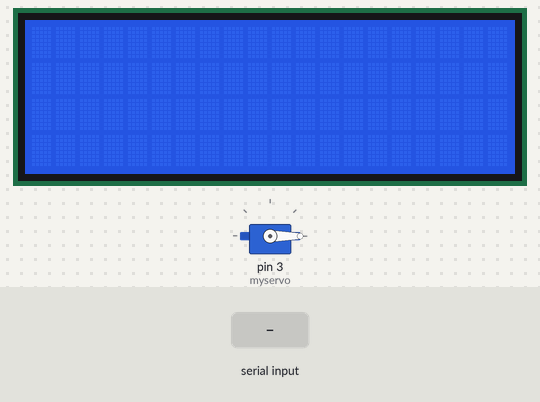
The sketch below on a simulated Arduino Uno, built with avr-gcc and run on an emulated ATmega328P. On the bench: servo, 20×4 character LCD. The test bench sets the inputs (shaded band). What the sketch prints to the serial monitor is not drawn.

Above: at 1.2 s.
1.3 s: "90,45\n" received over Serial
At 2.4 s:
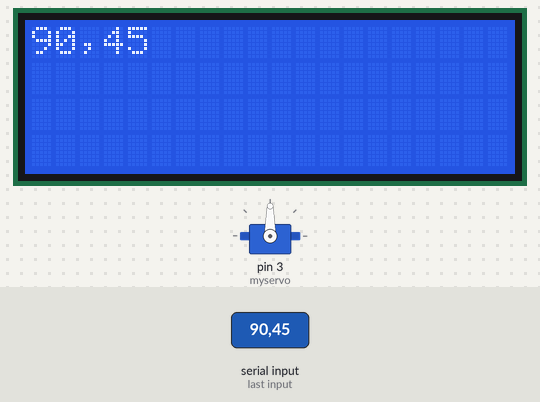
2.8 s: "200\n" received over Serial
At 4.0 s:
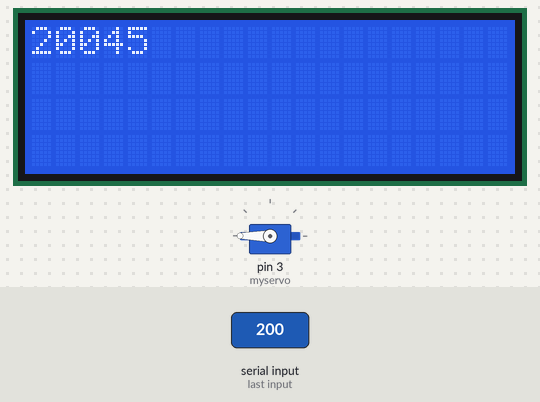
4.3 s: "30,150\n" received over Serial
At 5.5 s:
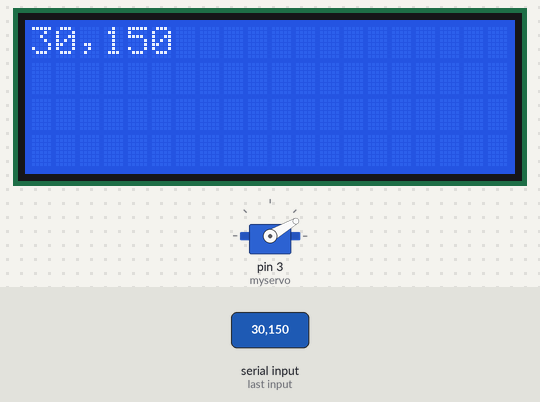
Timing chart, 0 to 7.3 s (numbered marks = the images above; inputs shaded):
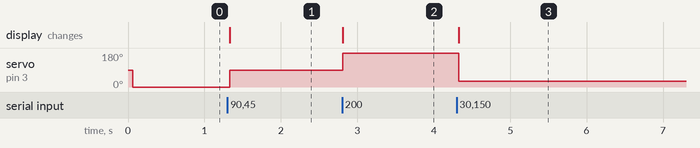

The sketch:

servoStering.ino
```cpp
#include <Servo.h>
#include <Wire.h>
#include <LiquidCrystal_I2C.h>


Servo myservo;  // create servo object to control a servo
LiquidCrystal_I2C lcd(0x27, 20, 4);

int val;    // variable to read the value from the analog pin
String odebraneDane = ""; //Pusty ciąg odebranych danych
void setup()
{
  myservo.attach(3);  // attaches the servo on pin 9 to the servo object
    Serial.begin(9600); //Uruchomienie komunikacji
        lcd.begin();
    lcd.backlight();
    //Serial.setTimeout(30);
}
int i=0;
void loop()
{
  if(Serial.available() > 0) { //Czy Arduino odebrano dane
    odebraneDane = Serial.readStringUntil('\n'); //Jeśli tak, to odczytaj je do znaku końca linii i zapisz w zmiennej odebraneDane

    Serial.println("Send -> " + odebraneDane ); //Wyświetl komunikat
        lcd.setCursor(0,i);
    lcd.print(odebraneDane);
    /*lcd.setCursor(0,i);
    lcd.print("                    ");
    lcd.setCursor(0,i);
    lcd.print(odebraneDane);
    if (i==4) i=0;
    else i++;*/
  }
             // reads the value of the potentiometer (value between 0 and 1023)
  val=odebraneDane.toInt();
  if (val==170) val=10;  // scale it to use it with the servo (value between 0 and 180)
  myservo.write(val);   // sets the servo position according to the scaled value

  delay(30);                           // waits for the servo to get there
}
```

Measured:
- after the input at 1.3 s, servo on pin 3 (myservo): 0° → 90° at once; the display: changes at once (image 1)
- after the input at 2.8 s, servo on pin 3 (myservo): 90° → 180° at once; the display: changes at once (image 2)
- after the input at 4.3 s, servo on pin 3 (myservo): 180° → 30° at once; the display: changes at once (image 3)
